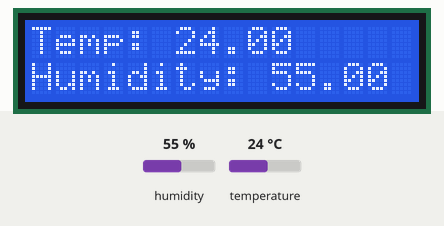
Recording of a sketch running on a simulated ESP8266 (NodeMCU). Shown: 16×2 character LCD. The inputs (shaded band) are chosen by the test bench; at power-on: humidity 55 %, temperature 24 °C. WiFi joins after 1.5 s; servers stay silent unless stated; uploads are accepted with an empty reply; what the sketch prints to the serial monitor is not drawn.

Above: at 2.7 s.
2.8 s: humidity set to 22 %
At 4.2 s:
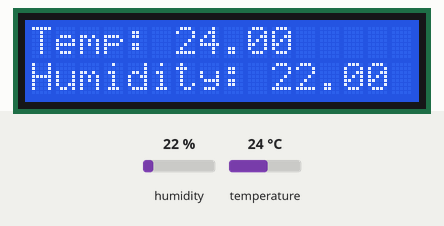
5.8 s: temperature set to 12 °C
At 7.6 s:
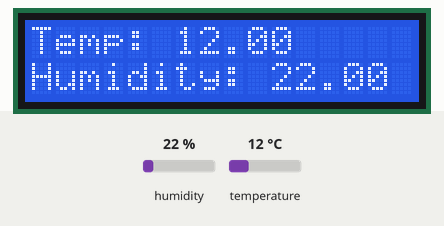
8.8 s: humidity set to 40 %
At 12.0 s:
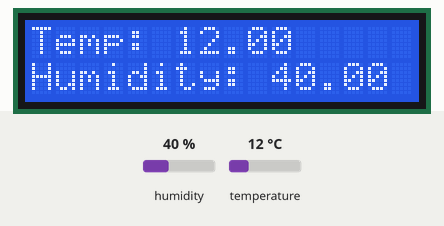
12.3 s: temperature set to 19 °C
At 14.4 s:
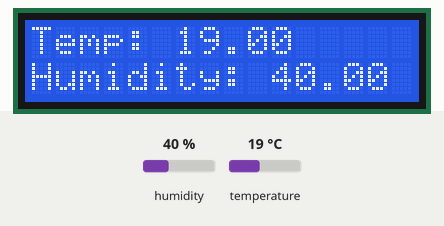
Timing chart, 0 to 15.9 s (numbered marks = the images above; inputs shaded):
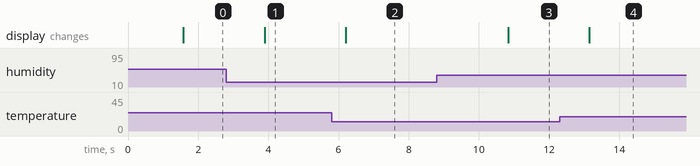

The sketch:

ArduinoCode.ino
```cpp
#include "DHTesp.h"
#include <LiquidCrystal.h>
#include <ESP8266WiFi.h>

LiquidCrystal lcd(4, 0, 15, 13, 12, 14);

#define DHTPIN 5
#define DHTTYPE DHT11

const char* host = "10.3.141.1";  // IP du serveur - Server IP
const int   port = 80;

DHTesp dht;

float t = 0.0;
float h = 0.0;

void setup() {
  dht.setup(DHTPIN, DHTesp::DHT11);
  lcd.begin(16, 2);
  Serial.begin(9600);

  WiFi.begin("SmartWine", "WineSmartpwd");

  Serial.print("Connecting");
  while (WiFi.status() != WL_CONNECTED)
  {
    delay(500);
    Serial.print(".");
  }
  Serial.println();

  Serial.print("Connected, IP address: ");
  Serial.println(WiFi.localIP());


}
void loop() {
  TempAndHumidity lastValues = dht.getTempAndHumidity();

  Serial.println("Temperature: " + String(lastValues.temperature, 0));
  Serial.println("Humidity: " + String(lastValues.humidity, 0));

  lcd.setCursor(0, 0);
  lcd.print("Temp:          ");
  lcd.setCursor(6, 0);
  lcd.print(lastValues.temperature);
  lcd.setCursor(0, 1);
  lcd.print("Humidity:      ");
  lcd.setCursor(10, 1);
  lcd.print(lastValues.humidity);

  WiFiClient client;

  if (!client.connect(host, port)) {
    Serial.println("connection failed");
    return;
  }

  String url = "/capteur.php?temp=";
  url += lastValues.temperature;
  url += "&hygro=";
  url += lastValues.humidity;

  // Envoi la requete au serveur - This will send the request to the server
  client.print(String("GET ") + url + " HTTP/1.1\r\n" +
               "Host: " + host + "\r\n" +
               "Connection: close\r\n\r\n");
  unsigned long timeout = millis();
  while (client.available() == 0) {
    if (millis() - timeout > 5000) {
      Serial.println(">>> Client Timeout !");
      client.stop();
      return;
    }
  }

  // Read all the lines of the reply from server and print them to Serial
  while (client.available()) {
    String line = client.readStringUntil('\r');
    Serial.print(line);
  }

  delay(1000);
}
```

Measured:
- after the input at 2.8 s, the display: changes after 1.1 s (image 1)
- after the input at 5.8 s, the display: changes after 0.41 s (image 2)
- after the input at 8.8 s, the display: changes after 2.0 s (image 3)
- after the input at 12.3 s, the display: changes after 0.85 s (image 4)
